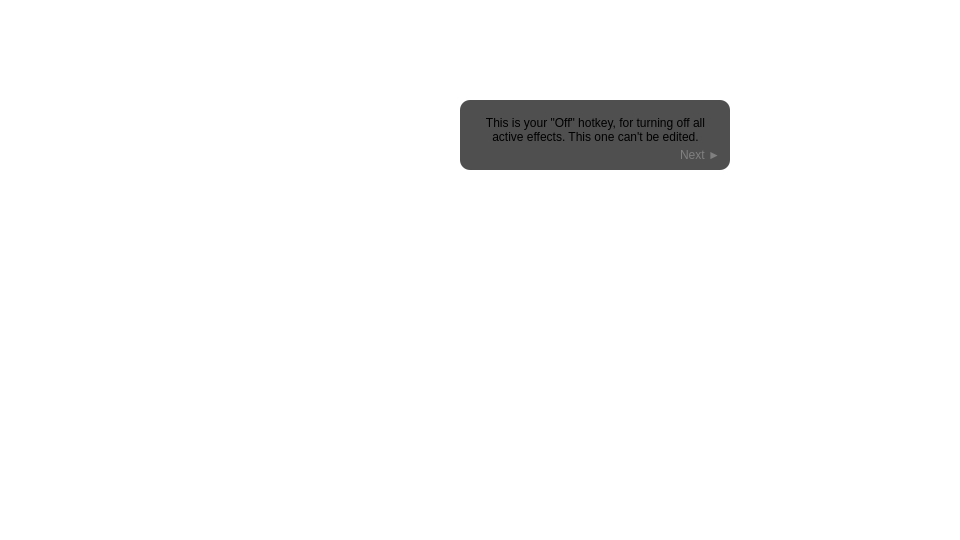
  <widget class="QGroupBox" name="slide_17">
   <property name="geometry">
    <rect>
     <x>960</x>
     <y>0</y>
     <width>960</width>
     <height>540</height>
    </rect>
   </property>
   <property name="styleSheet">
    <string notr="true">background: transparent;
border: 0px;</string>
   </property>
   <property name="title">
    <string/>
   </property>
   <widget class="QGroupBox" name="instruction_17">
    <property name="geometry">
     <rect>
      <x>460</x>
      <y>100</y>
      <width>270</width>
      <height>70</height>
     </rect>
    </property>
    <property name="styleSheet">
     <string notr="true">QGroupBox { background: #B0000000; border-radius: 10px; }</string>
    </property>
    <property name="title">
     <string/>
    </property>
    <widget class="QPushButton" name="next_17">
     <property name="geometry">
      <rect>
       <x>210</x>
       <y>45</y>
       <width>60</width>
       <height>20</height>
      </rect>
     </property>
     <property name="styleSheet">
      <string notr="true">QPushButton { color: #808080; }
QPushButton:hover { color: #C0C0C0; }</string>
     </property>
     <property name="text">
      <string>Next ►</string>
     </property>
    </widget>
    <widget class="QLabel" name="label_17">
     <property name="geometry">
      <rect>
       <x>10</x>
       <y>10</y>
       <width>251</width>
       <height>40</height>
      </rect>
     </property>
     <property name="text">
      <string>&lt;html&gt;&lt;head/&gt;&lt;body&gt;&lt;p&gt;This is your &amp;quot;Off&amp;quot; hotkey, for turning off all active effects. This one can't be edited.&lt;/p&gt;&lt;/body&gt;&lt;/html&gt;</string>
     </property>
     <property name="alignment">
      <set>Qt::AlignCenter</set>
     </property>
     <property name="wordWrap">
      <bool>true</bool>
     </property>
    </widget>
    <zorder>label_17</zorder>
    <zorder>next_17</zorder>
   </widget>
  </widget>
